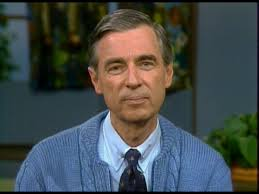
#> input picture read-show-img/fredrogers.jpeg, 259 x 194 px
$ python readimg.py
#> lines starting #> are read from the running program, lines starting #| are printed output that depends on the picture
# reading and displaying image
import numpy as np
import cv2

# Load color image in grayscale
img = cv2.imread('fredrogers.jpeg', 0)
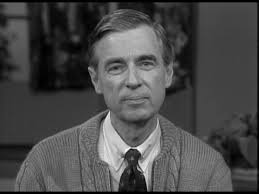
#> img: shape (194, 259); min 0, max 254, mean 73.8

# Display img
cv2.imshow('image', img)

# Close image on 0 Key
cv2.waitKey(0)
cv2.destroyAllWindows()
